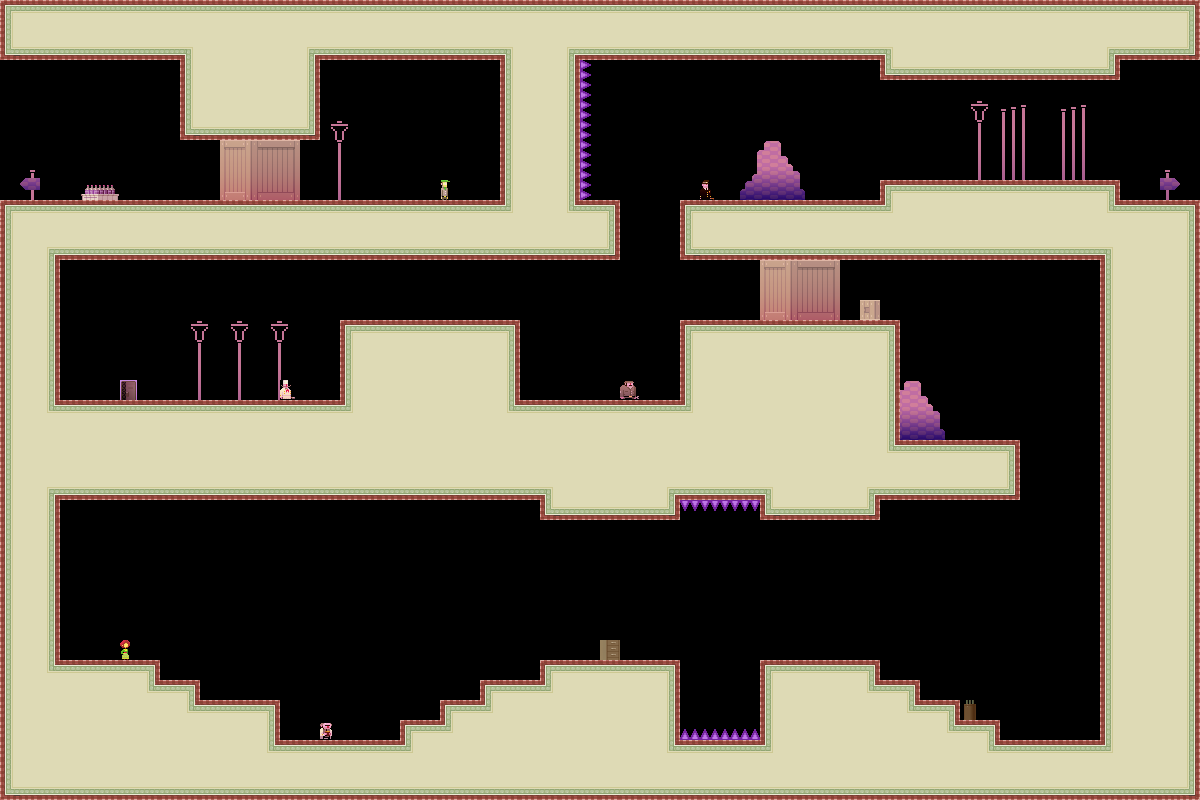

The image is a tile-based game level rendered from a .tmx file. Its description and source (layers, tilesets, objects; grid data summarised) follow:
An orthogonal 60x40 tile map with 20x20 px tiles, 1 tile layer (bg) and 2 objects.

<map version="1.0" orientation="orthogonal" width="60" height="40" tilewidth="20" tileheight="20">
 <tileset firstgid="1" name="tiles_sydney" tilewidth="20" tileheight="20">
  <image source="../../../../../SuperLemonadeFactoryPartTwoContent/Lemonade/tiles_sydney.png" width="400" height="400" />
  <terraintypes>
   <terrain name="regularBlocks" tile="-1" />
  </terraintypes>
  <tile id="8" terrain=",,,0" />
  <tile id="9" terrain=",,0,0" />
  <tile id="10" terrain=",,0,0" />
  <tile id="11" terrain=",,0,0" />
  <tile id="12" terrain=",,0,0" />
  <tile id="13" terrain=",,0,0" />
  <tile id="14" terrain=",,0," />
  <tile id="15" terrain="0,0,0," />
  <tile id="16" terrain="0,0,,0" />
  <tile id="28" terrain=",0,,0" />
  <tile id="34" terrain="0,,0," />
  <tile id="35" terrain="0,,0,0" />
  <tile id="36" terrain=",0,0,0" />
  <tile id="48" terrain=",0,,0" />
  <tile id="54" terrain="0,,0," />
  <tile id="68" terrain=",0,,0" />
  <tile id="74" terrain="0,,0," />
  <tile id="88" terrain=",0,,0" />
  <tile id="94" terrain="0,,0," />
  <tile id="108" terrain=",0,,0" />
  <tile id="114" terrain="0,,0," />
  <tile id="128" terrain=",0,," />
  <tile id="129" terrain="0,0,," />
  <tile id="130" terrain="0,0,," />
  <tile id="131" terrain="0,0,," />
  <tile id="132" terrain="0,0,," />
  <tile id="133" terrain="0,0,," />
  <tile id="134" terrain="0,,," />
  <tile id="194" terrain="0,0,0,0" />
  <tile id="356">
   <properties>
    <property name="LargeCrate" value="" />
   </properties>
  </tile>
  <tile id="380">
   <properties>
    <property name="Andre" value="" />
   </properties>
  </tile>
  <tile id="381">
   <properties>
    <property name="Liselot" value="" />
   </properties>
  </tile>
  <tile id="382">
   <properties>
    <property name="Amsterdaam" value="" />
   </properties>
  </tile>
  <tile id="383">
   <properties>
    <property name="Worker" value="" />
   </properties>
  </tile>
  <tile id="384">
   <properties>
    <property name="Inspector" value="" />
   </properties>
  </tile>
  <tile id="385">
   <properties>
    <property name="Chef" value="" />
   </properties>
  </tile>
  <tile id="386">
   <properties>
    <property name="Exit" value="" />
   </properties>
  </tile>
  <tile id="387">
   <properties>
    <property name="Trampoline" value="" />
   </properties>
  </tile>
  <tile id="388">
   <properties>
    <property name="SmallCrate" value="" />
   </properties>
  </tile>
  <tile id="389">
   <properties>
    <property name="SugarBag" value="" />
   </properties>
  </tile>
 </tileset>
 <layer name="bg" width="60" height="40">
  <data>[2400 cells, 1375 non-empty, 92 distinct tile ids]</data>
 </layer>
 <objectgroup name="boxes" width="60" height="40">
  <object x="1060" y="340">
   <polyline points="0,0 0,340" />
  </object>
  <object x="720" y="520">
   <polyline points="0,0 0,200" />
  </object>
 </objectgroup>
</map>
